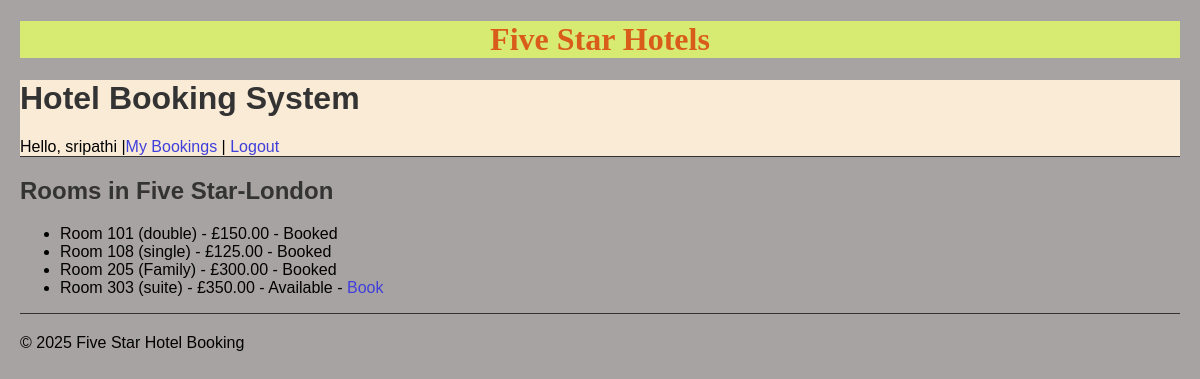
Screenshot of /booking/hotel/1/rooms/ (signed in) with the database file from the repository.
### booking/models.py (models this page shows, shortened)
class Hotel(models.Model):
    name = models.CharField(max_length=100)
    location = models.CharField(max_length=100)
    description = models.TextField()

class Room(models.Model):
    ROOM_TYPES = [
        ('single', 'Single'),
        ('double', 'Double'),
        ('suite', 'Suite'),
        ('family', 'Family'),
    ]
    hotel = models.ForeignKey(Hotel, on_delete=models.CASCADE, related_name='rooms')
    room_number = models.CharField(max_length=10)
    room_type = models.CharField(max_length=10, choices=ROOM_TYPES)
    price_per_night = models.DecimalField(max_digits=6, decimal_places=2)
    is_available = models.BooleanField(default=True)

### booking/views.py (the view)
# urls.py: path('hotel/<int:hotel_id>/rooms/', views.room_list, name='room_list'),
def room_list(request, hotel_id):
    hotel = get_object_or_404(Hotel, pk=hotel_id)
    rooms = hotel.rooms.all()
    return render(request, 'booking/room_list.html', {'hotel': hotel, 'rooms': rooms})

### booking/templates/booking/room_list.html
{% extends 'base.html' %}
{% block content %}
<h2>Rooms in {{ hotel.name }}</h2>
<ul>
  {% for room in rooms %}
    <li>
      Room {{ room.room_number }} ({{ room.room_type }}) - £{{ room.price_per_night }}
      {% if room.is_available %}
        - Available - <a href="{% url 'booking:book_room' room.id %}">Book</a>
      {% else %}
        - Booked
      {% endif %}
    </li>
  {% empty %}
    <li>No rooms available.</li>
  {% endfor %}
</ul>
{% endblock %}

### templates/base.html (shortened to what this page needs)
{% load static %}
<!DOCTYPE html>
<html>
<head><title>Five Star Hotels</title>
<link rel="stylesheet"  href="{% static 'css/style.css' %}">
</head>
<body>
  <h1 id="heading">Five Star Hotels</h1>
  <div id="logArea">
  <h1>Hotel Booking System</h1>
  {% if user.is_authenticated %}
    Hello, {{ user.username }} |<a href="{% url 'my_bookings' %}">My Bookings</a> | <a href="{% url 'logout' %}">Logout</a>
  {% else %}
    <a href="{% url 'login' %}">Login</a> | <a href="{% url 'booking:register' %}">Register</a>
  {% endif %}
  </div>
  <hr>
  <main>
    {% block content %}{% endblock %}
  </main>
  <footer>
    <hr>
    <p>&copy; 2025 Five Star Hotel Booking</p>
  </footer>
</body>
</html>

### booking/static/css/style.css (style rules this page uses)
body { font-family: Arial, sans-serif; margin: 20px; background-color: hwb(0 64% 34%); }
h1, h2 { color: #333; }
#heading { text-align: center; color:#d95c1b; font-family:imogi; background-color: rgb(215, 235, 115); }
#logArea { text-align: left; margin-bottom: 0; background-color: antiquewhite; }
hr { border: 0; height: 1px; background: #333; margin-top: 0; margin-bottom: 20px; }
a { text-decoration: none; color:#3f3fdb; }

### rows the page displays
Hotel: name "Five Star-London"
Room: room_number "101", room_type "double", price_per_night "150.00", is_available "- Booked"
Room: room_number "108", room_type "single", price_per_night "125.00", is_available "- Booked"
Room: room_number "205", room_type "Family", price_per_night "300.00", is_available "- Booked"
Room: room_number "303", room_type "suite", price_per_night "350.00", is_available "- Available -"

### other values shown
{{ user.username }} "sripathi"
